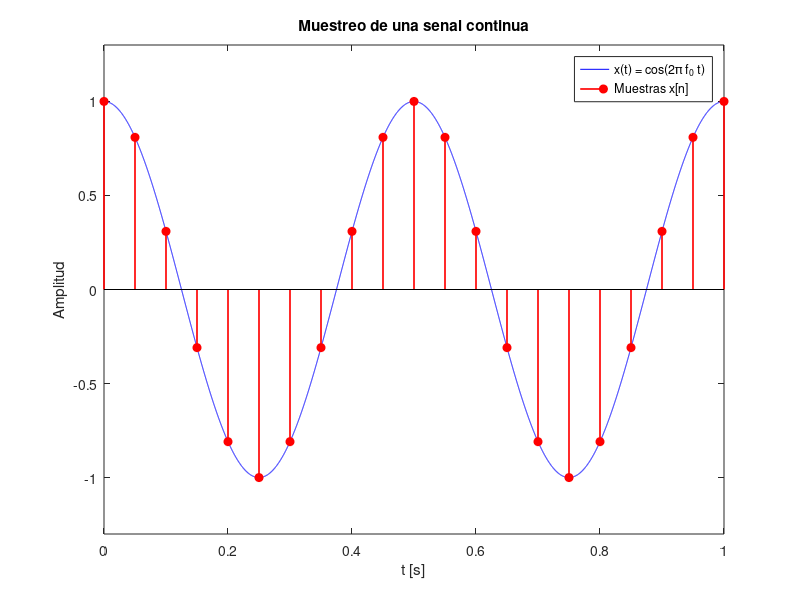

This figure's MATLAB source:
% 02_muestreo.m
% Tema 1 - Muestreo de una senal continua.
% Ejecutar:  octave-cli 02_muestreo.m
%

clear; close all; clc;

f0 = 2;                  % frecuencia de la senal [Hz]
fs = 20;                 % tasa de muestreo [Hz], fs > 2*f0 = 4
Ts = 1/fs;

t = 0:1e-4:1;            % eje continuo (denso)
xt = cos(2*pi*f0*t);

n = 0:fs;                % indices de las muestras
tn = n*Ts;               % instantes de muestreo
xn = cos(2*pi*f0*tn);    % x[n] = x(n*Ts)

figure('Name', 'Muestreo');
plot(t, xt, 'b'); hold on;
stem(tn, xn, 'r', 'filled', 'LineWidth', 1.2);
title('Muestreo de una senal continua');
xlabel('t [s]'); ylabel('Amplitud');
legend('x(t) = cos(2\pi f_0 t)', 'Muestras x[n]');
ylim([-1.3 1.3]);

% Frecuencia normalizada
w0 = 2*pi*f0/fs;
fprintf('f0 = %g Hz, fs = %g Hz, Ts = %g s\n', f0, fs, Ts);
fprintf('Frecuencia normalizada: w0 = 2*pi*f0/fs = %.4f rad/muestra\n', w0);

%% Ejercicio 1: comprobar Nyquist
% Cambie fs a 2 (fs = 2*f0, caso limite), 3, 4 y 40. Grafique y observe:
%   - fs < 2*f0  -> las muestras ya no reconstruyen el seno (aliasing).
%   - fs >= 2*f0 -> las muestras describen bien la senal.
% Para cada fs calcule tambien la frecuencia normalizada w0.

%% Ejercicio 2 (propuesto)
% Muestree x(t) = cos(2*pi*1000*t) a fs = 8000 Hz (como en voz) y verifique
% que w0 = pi/4 rad/muestra.
